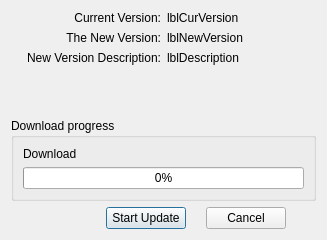
<?xml version="1.0" encoding="UTF-8"?>
<ui version="4.0">
 <class>updateDlg</class>
 <widget class="QDialog" name="updateDlg">
  <property name="geometry">
   <rect>
    <x>0</x>
    <y>0</y>
    <width>327</width>
    <height>240</height>
   </rect>
  </property>
  <property name="windowTitle">
   <string>Auto Update</string>
  </property>
  <property name="windowIcon">
   <iconset>
    <normaloff>res/DDE-logo.png</normaloff>res/DDE-logo.png</iconset>
  </property>
  <layout class="QVBoxLayout" name="verticalLayout_2">
   <item>
    <layout class="QVBoxLayout" name="verticalLayout" stretch="0,0,1,1,0">
     <item>
      <layout class="QHBoxLayout" name="horizontalLayout">
       <item>
        <widget class="QLabel" name="label">
         <property name="text">
          <string>Current Version:</string>
         </property>
         <property name="alignment">
          <set>Qt::AlignRight|Qt::AlignTrailing|Qt::AlignVCenter</set>
         </property>
        </widget>
       </item>
       <item>
        <widget class="QLabel" name="lblCurVersion">
         <property name="text">
          <string>lblCurVersion</string>
         </property>
        </widget>
       </item>
      </layout>
     </item>
     <item>
      <layout class="QHBoxLayout" name="horizontalLayout_3">
       <item>
        <widget class="QLabel" name="label_3">
         <property name="text">
          <string>The New Version:</string>
         </property>
         <property name="alignment">
          <set>Qt::AlignRight|Qt::AlignTrailing|Qt::AlignVCenter</set>
         </property>
        </widget>
       </item>
       <item>
        <widget class="QLabel" name="lblNewVersion">
         <property name="text">
          <string>lblNewVersion</string>
         </property>
        </widget>
       </item>
      </layout>
     </item>
     <item>
      <layout class="QHBoxLayout" name="horizontalLayout_2">
       <item>
        <widget class="QLabel" name="label_5">
         <property name="text">
          <string>New Version Description:</string>
         </property>
         <property name="alignment">
          <set>Qt::AlignRight|Qt::AlignTop|Qt::AlignTrailing</set>
         </property>
        </widget>
       </item>
       <item>
        <widget class="QLabel" name="lblDescprition">
         <property name="text">
          <string>lblDescription</string>
         </property>
         <property name="alignment">
          <set>Qt::AlignLeading|Qt::AlignLeft|Qt::AlignTop</set>
         </property>
         <property name="wordWrap">
          <bool>true</bool>
         </property>
        </widget>
       </item>
      </layout>
     </item>
     <item>
      <widget class="QGroupBox" name="groupBox">
       <property name="title">
        <string>Download progress</string>
       </property>
       <layout class="QVBoxLayout" name="verticalLayout_3">
        <item>
         <widget class="QLabel" name="lblProgress">
          <property name="text">
           <string>Download</string>
          </property>
         </widget>
        </item>
        <item>
         <widget class="QProgressBar" name="progressBar">
          <property name="value">
           <number>0</number>
          </property>
         </widget>
        </item>
       </layout>
      </widget>
     </item>
     <item>
      <layout class="QHBoxLayout" name="horizontalLayout_5">
       <property name="spacing">
        <number>20</number>
       </property>
       <property name="rightMargin">
        <number>30</number>
       </property>
       <item>
        <spacer name="horizontalSpacer">
         <property name="orientation">
          <enum>Qt::Horizontal</enum>
         </property>
         <property name="sizeHint" stdset="0">
          <size>
           <width>40</width>
           <height>20</height>
          </size>
         </property>
        </spacer>
       </item>
       <item>
        <widget class="QPushButton" name="btnStart">
         <property name="text">
          <string>Start Update</string>
         </property>
        </widget>
       </item>
       <item>
        <widget class="QPushButton" name="btnClose">
         <property name="text">
          <string>Cancel</string>
         </property>
        </widget>
       </item>
      </layout>
     </item>
    </layout>
   </item>
  </layout>
 </widget>
 <resources/>
 <connections/>
</ui>
